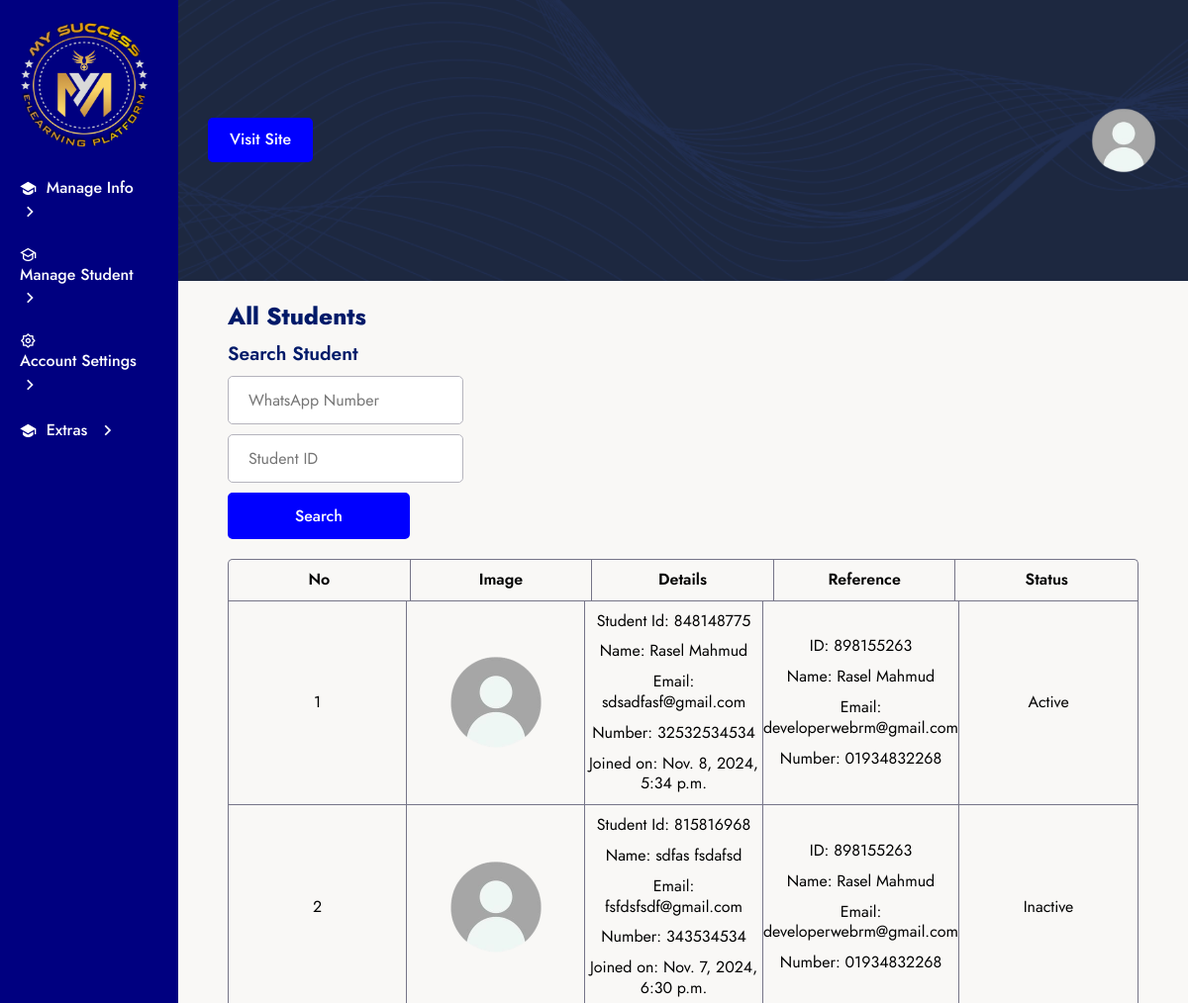
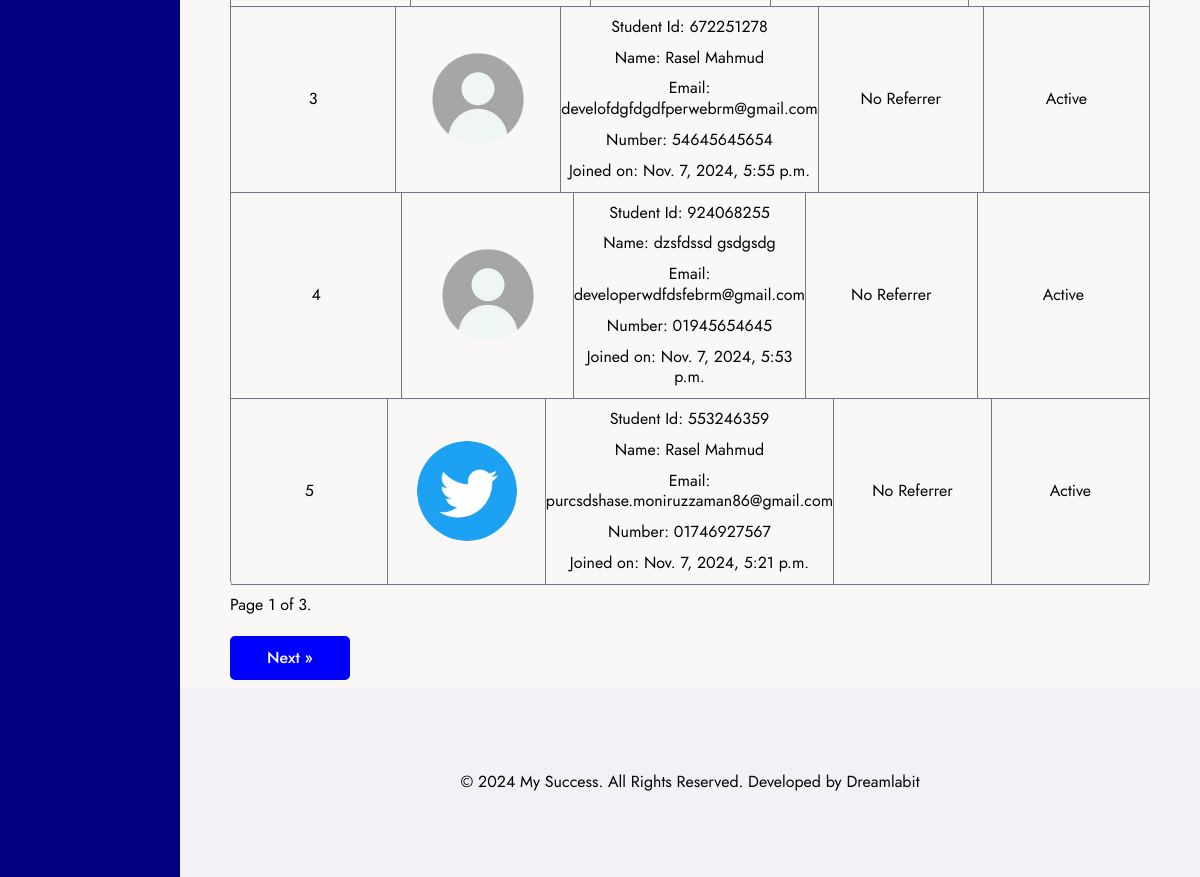
The page /sub-admin/all-student/ on the database its author committed (2 pictures, top to bottom).
### global_feature/models.py (models this page shows, shortened)
class Logo(models.Model):
    logo = models.ImageField(
        validators=[validate_image_size],
        upload_to='images/',
        blank=True,
        null=True,
        verbose_name='Logo Image',
    )
    class Meta:
        verbose_name = 'Logo'
        verbose_name_plural = 'Logo'
        ordering = ['-id']

class FooterCopyRightText(models.Model):
    text = models.TextField(
        max_length=200,
        blank=True,
        null=True,
        verbose_name='Footer Copy Right Text'
    )
    class Meta:
        verbose_name = 'Footer Copy Right Text'
        verbose_name_plural = 'Footer Copy Right Text'
        ordering = ['-id']

### my_auth/models.py (models this page shows, shortened)
class User(AbstractBaseUser, PermissionsMixin):
    ACCOUNT_TYPE_CHOICES = [
        ('senior_manager', 'Senior Manager'),
        ('manager', 'Manager'),
        ('senior_team_leader', 'Senior Team Leader'),
        ('team_leader', 'Team Leader'),
        ('trainer', 'Trainer'),
        ('senior_teacher', 'Senior Teacher'),
        ('teacher', 'Teacher'),
        ('accounter', 'Accounter'),
        ('help-line', 'Help-Line'),
        ('user', 'User'),
        ('admin', 'Admin'),
    ]
    USER_ROLES_CHOICES = [
        ('user', 'User'),
        ('sub_admin', 'Sub Admin'),
        ('admin', 'Admin'),
    ]
    COUNTRY_CODE_CHOICES = [
        ('Bangladesh', '+88'),
        ('India', '+91'),
    ]
    user_id = models.CharField(
        unique=True,
        max_length=9,
        verbose_name='User ID'
    )
    image = models.ImageField(
        validators=[validate_image_size],
        upload_to='images/',
        blank=True,
        null=True,
        verbose_name='User Image'
    )
    balance = models.DecimalField(
        max_digits=12,
        decimal_places=2,
        default=0.00,
        verbose_name='Balance'
    )
    email = models.EmailField(
        unique=True,
        max_length=80,
        verbose_name='Email',
    )
    country_code = models.CharField(
        max_length=20,
        choices=COUNTRY_CODE_CHOICES,
        default='Bangladesh'
    )
    number = models.CharField(
        max_length=11,
        unique=True,
        verbose_name='Number'
    )
    first_name = models.CharField(
        max_length=15,
        blank=True,
        null=True,
        verbose_name='First Name'
    )
    last_name = models.CharField(
        max_length=15,
        blank=True,
        null=True,
        verbose_name='Last Name'
    )
    address = models.CharField(
        max_length=100,
        blank=True,
        null=True,
        verbose_name='Address'
    )
    city = models.CharField(
        max_length=20,
        blank=True,
        null=True,
        verbose_name='City'
    )
    state = models.CharField(
        max_length=15,
        blank=True,
        null=True,
        verbose_name='State'
    )
    country = models.CharField(
        max_length=30,
        blank=True,
        null=True,
        verbose_name='Country Name'
    )
    bio = models.TextField(
        max_length=500,
        blank=True,
        null=True,
        verbose_name='Bio'
    )
    account_type = models.CharField(
        max_length=20,
        choices=ACCOUNT_TYPE_CHOICES,
        default='user'
    )
    role = models.CharField(
        max_length=20,
        choices=USER_ROLES_CHOICES,
        default='user'
    )
    referraled_by = models.ForeignKey(
        'self',
        related_name='referrals',
        on_delete=models.SET_NULL,
        null=True,
        blank=True,
        verbose_name='Referred By'
    )
    is_staff = models.BooleanField(default=True)
    is_active = models.BooleanField(default=False)
    is_block = models.BooleanField(default=False)
    is_superuser = models.BooleanField(default=False)
    date_joined = models.DateTimeField(auto_now_add=True)
    last_login = models.DateTimeField(null=True, blank=True)
    objects = UserManager()
    USERNAME_FIELD = 'number'
    REQUIRED_FIELDS = ['email']
    class Meta:
        verbose_name = 'User'
        verbose_name_plural = 'User'
        ordering = ['-date_joined']

### sub_admin/views.py (the view)
# urls.py: path('all-student/', AllStudent.as_view(), name='all_student'),
class AllStudent(SubAdminBaseTemplateView):
    def get_context_data(self, **kwargs):
        context = super().get_context_data(**kwargs)
        search_number = self.request.GET.get('number', None)
        search_user_id = self.request.GET.get('user_id', None)
        users = User.objects.all()
        if search_number:
            users = users.filter(number=search_number)
        elif search_user_id:
            users = users.filter(user_id=search_user_id)
        paginator = Paginator(users, 5)
        page_number = self.request.GET.get('page')
        page_obj = paginator.get_page(page_number)
        context['page_obj'] = page_obj
        return context

### templates/sub_admin/index.html (shortened to what this page needs)
{% extends "../common/base.html" %}
{% load static %}
{% block css_link %}
    <link href="https://cdn.jsdelivr.net/npm/remixicon@4.5.0/fonts/remixicon.css" rel="stylesheet" />
    <link rel="stylesheet" href="{% static "css/sub_admin/style.css" %}">
{% endblock css_link %}
{% block main_content %}
    <section class="sub-admin-section">
        <div class="grid w-full sub-admin-inner">
            <div class="flex flex-col w-full side-bar-sub-admin">
                {% include "./side_bar.html" %}
            </div>
            <div class="flex flex-col w-full">
                {% include "./header.html" %}
                <section class="sub-admin-content">
                    {% if request.resolver_match.url_name == 'all_student' %}
                        {% include "sub_admin/all_student.html" %}
                    {% elif request.resolver_match.url_name == 'all_sub_admin_info' %}
                        {% include "sub_admin/all_sub_admin_info.html" %}
                    {% elif request.resolver_match.url_name == 'trainer_create' %}
                        {% include "sub_admin/trainer_create.html" %}
                    {% elif request.resolver_match.url_name == 'team_leader_create' %}
                        {% include "sub_admin/team_leader_create.html" %}
                    {% elif request.resolver_match.url_name == 'member_info' %}
                        {% include "sub_admin/member_info.html" %}
                    {% elif request.resolver_match.url_name == 'pending_student' %}
                        {% include "sub_admin/pending_student.html" %}
                    {% elif request.resolver_match.url_name == 'sub_admin_profile' %}
                        {% include "sub_admin/profile_updated.html" %}
                    {% elif request.resolver_match.url_name == 'change_password' %}
                        {% include "sub_admin/change_password.html" %}
                    {% elif request.resolver_match.url_name == 'sub_admin_withdrawal' %}
                        {% include "sub_admin/withdrawal.html" %}
                    {% elif request.resolver_match.url_name == 'sub_admin_passbook' %}
                        {% include "sub_admin/passbook.html" %}
                    {% endif %}
                </section>
                {% include "./footer.html" %}
            </div>
        </div>
    </section>
{% endblock main_content %}

### templates/common/base.html (shortened to what this page needs)
{% load static %}
<!DOCTYPE html>
<html lang="en">
<head>
    <link rel="stylesheet" href="{% static "css/common/global.css" %}">
    {% block css_link %}
    {% endblock css_link %}
</head>
<body>
    <main>
        {% block main_content %}
        {% endblock main_content %}
    </main>
</body>
</html>

### templates/sub_admin/side_bar.html (shortened to what this page needs)
<div class="sub-admin-side-bar-wrapper flex flex-col w-full">
    <div class="flex flex-col w-full">
        <a class="logo" href="{% url "all_student" %}">
            <img src="{{ logo.logo.url }}">
        </a>
    </div>
    <div class="sub-menu-item-wrapper flex flex-col w-full">
        <div class="sub-menu-item flex flex-row align-items-center w-full">
            <i class="ri-graduation-cap-fill"></i>
            <h4>Manage Info</h4>
            <i class="ri-arrow-right-s-line right-arrow"></i>
        </div>
        <div class="sub-menu-item flex flex-row align-items-center w-full">
            <i class="ri-graduation-cap-line"></i>
            <h4>Manage Student</h4>
            <i class="ri-arrow-right-s-line right-arrow"></i>
        </div>
        <div class="sub-menu-item flex flex-row align-items-center w-full">
            <i class="ri-settings-2-line"></i>
            <h4>Account Settings</h4>
            <i class="ri-arrow-right-s-line right-arrow"></i>
        </div>
        <div class="sub-menu-item flex flex-row align-items-center w-full">
            <i class="ri-graduation-cap-fill"></i>
            <h4>Extras</h4>
            <i class="ri-arrow-right-s-line right-arrow"></i>
        </div>
    </div>
</div>

### templates/sub_admin/header.html (shortened to what this page needs)
{% load static %}
<header class="header-section bg-style flex flex-col justify-content-center align-items-center" style="background-image: url('{% static 'images/header-background.png' %}');">
    <div class="header-inner flex flex-row justify-space-between align-items-center w-full">
        <a class="btn" href="{% url "home_page" %}">Visit Site</a>
        <div class="profile-image">
            {% if user.image %}
                <img src="{{ user.image.url }}" alt="sub-admin" loading="lazy" decoding="async">
            {% else %}
                <img src="{% static 'images/default-avatar.png' %}" alt="user" loading="lazy" decoding="async">
            {% endif %}
        </div>
    </div>
</header>

### templates/sub_admin/all_student.html (shortened to what this page needs)
{% load static %}
<div class="flex flex-col w-full student">
    <h2>All Students</h2>
    <form class="student-search-form flex flex-col w-full" action="{% url 'all_student' %}" method="GET">
        <h4>Search Student</h4>
        <div class="flex flex-col">
            <input type="number" name="number" id="number" placeholder="WhatsApp Number">
        </div>
        <div class="flex flex-col">
            <input type="number" name="user_id" id="user_id" placeholder="Student ID">
        </div>
        <div class="flex flex-col">
            <button class="btn" type="submit">Search</button>
        </div>
    </form>
    <table class="all-student flex flex-col w-full">
        <thead class="flex flex-col w-full">
            <tr class="grid">
                <th>No</th>
                <th>Image</th>
                <th>Details</th>
                <th>Reference</th>
                <th>Status</th>
            </tr>
        </thead>
        <tbody class="flex flex-col w-full">
            {% for user in page_obj %}
                <tr class="grid">
                    <td>{{ forloop.counter }}</td>
                    <td>
                        {% if user.image %}
                            <img src="{{ user.image.url }}" alt="Image">
                        {% else %}
                            <img src="{% static 'images/default-avatar.png' %}" alt="user">
                        {% endif %}
                    </td>
                    <td>
                        <span>Student Id: {{ user.user_id }}</span>
                        <h4>Name: {{ user.first_name }} {{ user.last_name }}</h4>
                        <span>Email: {{ user.email }}</span>
                        <span>Number: {{ user.number }}</span>
                        <span>Joined on: {{ user.date_joined }}</span>
                    </td>
                    <td>
                        {% if user.referraled_by %}
                            <span>ID: {{ user.referraled_by.user_id }}</span>
                            <h4>Name: {{ user.referraled_by.first_name }} {{ user.referraled_by.last_name }}</h4>
                            <span>Email: {{ user.referraled_by.email }}</span>
                            <span>Number: {{ user.referraled_by.number }}</span>
                        {% else %}
                            <span>No Referrer</span>
                        {% endif %}
                    </td>
                    <td>
                        <span>
                            {% if user.is_authenticated and user.is_active %}
                                Active
                            {% else %}
                                Inactive
                            {% endif %}
                        </span>
                    </td>
                </tr>
            {% endfor %}
        </tbody>
    </table>
    <div class="pagination">
        <span class="step-links">
            <span class="current">Page {{ page_obj.number }} of {{ page_obj.paginator.num_pages }}.</span>
            {% if page_obj.has_next %}
                <a class="btn" href="?page={{ page_obj.next_page_number }}">Next &raquo;</a>
            {% endif %}
        </span>
    </div>
</div>

### templates/sub_admin/footer.html
<footer class="footer-section">
    <div class="footer-inner flex flex-col align-items-center justify-content-center w-full">
        <p>{{ copy_right.text }}</p>
    </div>
</footer>

### rows shown on the page
Logo: logo (picture)
User: user_id "848148775", first_name "Rasel", last_name "Mahmud", email "sdsadfasf@gmail.com", number "32532534534", date_joined "Nov. 8, 2024, 5:34 p.m.", referraled_by.user_id "898155263", referraled_by.first_name "Rasel", referraled_by.last_name "Mahmud", referraled_by.email "developerwebrm@gmail.com", referraled_by.number "01934832268", is_active "Active"
User: user_id "815816968", first_name "sdfas", last_name "fsdafsd", email "fsfdsfsdf@gmail.com", number "343534534", date_joined "Nov. 7, 2024, 6:30 p.m.", referraled_by.user_id "898155263", referraled_by.first_name "Rasel", referraled_by.last_name "Mahmud", referraled_by.email "developerwebrm@gmail.com", referraled_by.number "01934832268", is_active "Inactive"
User: user_id "672251278", first_name "Rasel", last_name "Mahmud", email "develofdgfdgdfperwebrm@gmail.com", number "54645645654", date_joined "Nov. 7, 2024, 5:55 p.m.", shows "No Referrer", is_active "Active"
User: user_id "924068255", first_name "dzsfdssd", last_name "gsdgsdg", email "developerwdfdsfebrm@gmail.com", number "01945654645", date_joined "Nov. 7, 2024, 5:53 p.m.", shows "No Referrer", is_active "Active"
User: image (picture), user_id "553246359", first_name "Rasel", last_name "Mahmud", email "purcsdshase.moniruzzaman86@gmail.com", number "01746927567", date_joined "Nov. 7, 2024, 5:21 p.m.", shows "No Referrer", is_active "Active"
FooterCopyRightText: text "© 2024 My Success. All Rights Reserved. Developed by Dreamlabit"

### other values the page prints
{{ page_obj.number }} "1"
{{ page_obj.paginator.num_pages }} "3"
